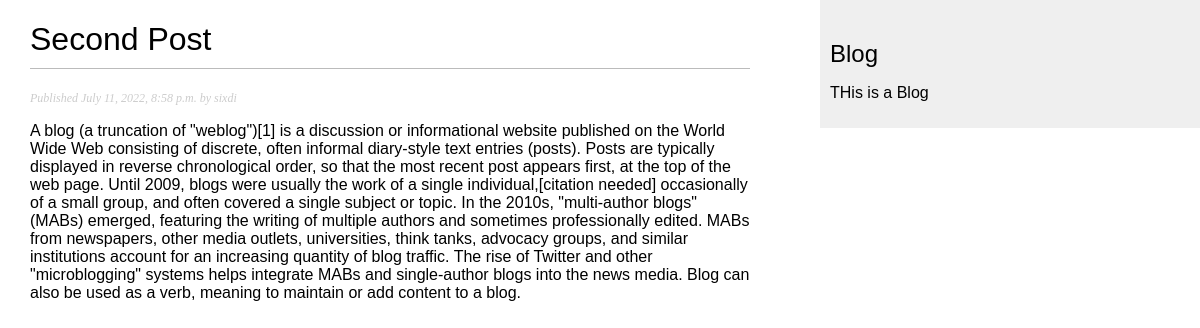
The app's page /blog/2022/7/11/second-post with its own data.
### blog/models.py (models this page shows, shortened)
class Post(models.Model):
    STATUS_CHOICE = (
        ('draft', 'Draft'),
        ('published', 'Published'),
    )
    title = models.CharField(max_length=250)
    slug = models.SlugField(max_length=250, unique_for_date='publish')
    author = models.ForeignKey(User, on_delete=models.CASCADE, related_name='blog_posts')
    body = models.TextField()
    publish = models.DateTimeField(default=timezone.now)
    created = models.DateTimeField(auto_now_add=True)
    updated = models.DateTimeField(auto_now=True)
    status = models.CharField(max_length=10, choices=STATUS_CHOICE, default='draft')
    class Meta:
        ordering = ('-publish', )
    objects = models.Manager()
    published = PublishedManager()

### blog/views.py (the view)
# urls.py: path('<int:year>/<int:month>/<int:day>/<slug:post>', views.post_detail, name='post_detail'),
def post_detail(request, year, month, day, post):
    post = get_object_or_404(Post, slug=post, status='published',
                             publish__year=year, publish__month=month, publish__day=day)
    return render(request, 'blog/post/detail.html', {'post': post})

### templates/blog/post/detail.html
{% extends 'blog/base.html' %}
{% block content %}
<h1>{{ post.title}}</h1>
<p class="date">
    Published {{post.publish}} by {{post.author}}
</p>
{{post.body|linebreaks}}
{% endblock %}

### static/css/blog.css (style rules this page uses)
body { margin:0; padding:0; font-family:helvetica, sans-serif; }
h1 { font-weight:normal; border-bottom:1px solid #bbb; padding:0 0 10px 0; }
p.date { color:#ccc; font-family: georgia, serif; font-size: 12px; font-style: italic; }

### records on screen
Post: title "Second Post", publish "July 11, 2022, 8:58 p.m.", author "sixdi", body "A blog (a truncation of \"weblog\")[1] is a discussion or informational website published on the World Wide Web consisting of discrete, often informal diary-style text entries (posts). Posts are typically displayed in reverse chronological order, so that the most recent post appears first, at the top of the web page. Until 2009, blogs were usually the work of a single individual,[citation needed] occasionally of a small group, and often covered a single subject or topic. In the 2010s, \"multi-author blogs\" (MABs) emerged, featuring the writing of multiple authors and sometimes professionally edited. MABs from newspapers, other media outlets, universities, think tanks, advocacy groups, and…"
